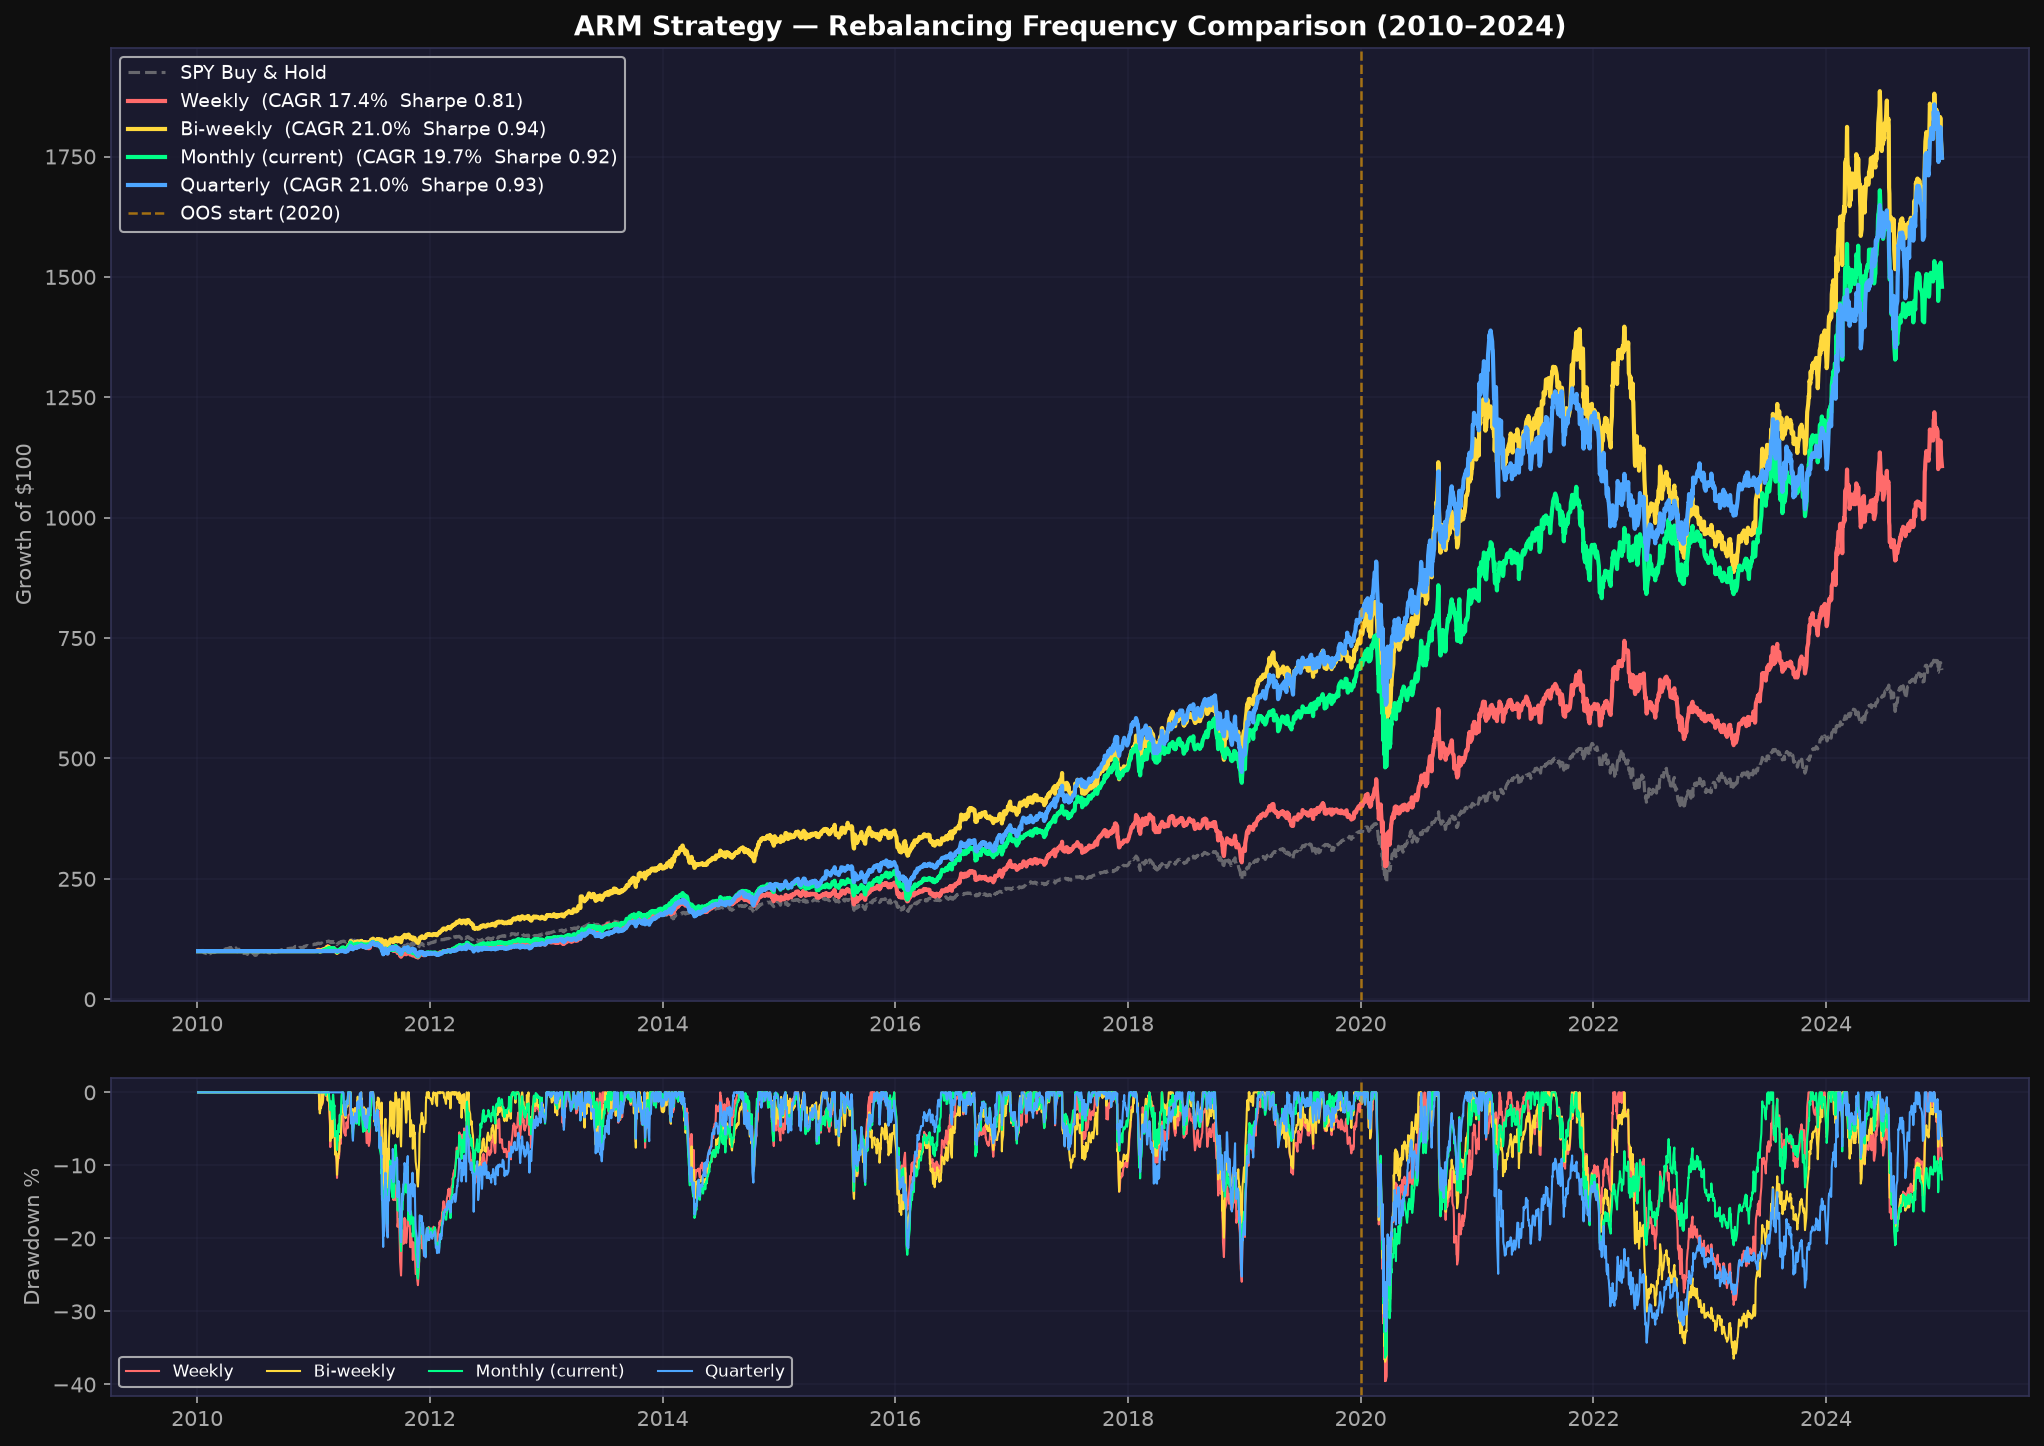

Generate this figure with Python:
"""
ARM Strategy — Rebalancing Frequency Comparison
=================================================
Tests 4 rebalancing frequencies on the same signal logic:
  - Weekly     (~every 5 trading days)
  - Bi-weekly  (~every 10 trading days)
  - Monthly    (month-end)  ← current
  - Quarterly  (quarter-end)

Signals and universe are identical across all four.
Permutation test runs only on the winner to save time.
"""

import warnings
warnings.filterwarnings("ignore")

import numpy as np
import pandas as pd
import yfinance as yf
import matplotlib
matplotlib.use("Agg")
import matplotlib.pyplot as plt
import matplotlib.dates as mdates

from indicators import (
    compute_adx, compute_rsi, compute_bollinger_bands,
    compute_momentum_12_1, compute_volume_ratio,
)

# ── Universe & Config ──────────────────────────────────────────────────────────
UNIVERSE = [
    "AAPL", "MSFT", "NVDA", "AMZN", "GOOGL", "META", "TSLA",
    "AVGO", "AMD",  "QCOM", "TXN",  "INTC",  "MU",   "AMAT", "LRCX", "KLAC", "MRVL",
    "CRM",  "ADBE", "INTU", "NOW",  "ORCL",  "PLTR", "CRWD", "NET",  "DDOG", "ZS",  "SNOW",
    "CSCO", "IBM",  "ACN",
    "JPM",  "BAC",  "GS",   "MS",   "WFC",   "C",
    "V",    "MA",   "AXP",  "BLK",  "BX",    "CME",  "USB",  "COF",
    "UNH",  "CI",   "HUM",  "CVS",
    "JNJ",  "LLY",  "ABBV", "MRK",  "AMGN",  "BMY",  "GILD", "PFE",  "REGN", "VRTX",
    "TMO",  "ISRG", "SYK",  "ZTS",  "ABT",   "DHR",  "MDT",
    "HD",   "MCD",  "SBUX", "NKE",  "BKNG",  "TGT",  "LOW",  "ABNB", "CMG",
    "WMT",  "COST", "PG",   "KO",   "PEP",   "PM",   "MO",   "MDLZ", "CL",
    "CVX",  "XOM",  "OXY",  "COP",  "SLB",
    "CAT",  "DE",   "HON",  "UNP",  "LMT",   "RTX",  "NOC",  "BA",   "EMR",  "GE",
    "VZ",   "T",    "DIS",  "NFLX", "CMCSA",
    "NEE",  "DUK",  "SO",
    "AMT",  "PLD",  "EQIX",
    "F",    "GM",   "PYPL",
]

START           = "2010-01-01"
END             = "2024-12-31"
INITIAL_CAPITAL = 100_000
MAX_POSITIONS   = 10
MOM_SLOTS       = 6
MR_SLOTS        = 4
ADX_TREND       = 25
ADX_RANGE       = 20
RSI_OVERSOLD    = 35
BB_PCT_OVERSOLD = 0.25
VOL_SPIKE       = 1.3
N_PERMS         = 1000


# ── Data Download ──────────────────────────────────────────────────────────────
def download_data():
    print(f"[1/3] Downloading {len(set(UNIVERSE))} stocks...")
    raw = yf.download(list(set(UNIVERSE)), start=START, end=END,
                      auto_adjust=True, progress=True)
    close  = raw["Close"].ffill().dropna(how="all")
    high   = raw["High"].ffill().dropna(how="all")
    low    = raw["Low"].ffill().dropna(how="all")
    volume = raw["Volume"].ffill().dropna(how="all")
    print(f"    [OK] {len(close.columns)} tickers, {len(close)} trading days\n")
    return close, high, low, volume

def download_benchmark():
    spy = yf.download("SPY", start=START, end=END, auto_adjust=True, progress=False)
    return spy["Close"].squeeze() if isinstance(spy.columns, pd.MultiIndex) else spy["Close"]


# ── Signal DB ──────────────────────────────────────────────────────────────────
def build_signal_db(close, high, low, volume):
    print("[2/3] Computing signals...")
    db = {}
    for i, ticker in enumerate(close.columns.tolist()):
        c = close[ticker].dropna()
        h = high[ticker].reindex(c.index)
        l = low[ticker].reindex(c.index)
        v = volume[ticker].reindex(c.index)
        if len(c) < 300:
            continue
        adx_s, plus_di, minus_di = compute_adx(h, l, c)
        rsi_s                    = compute_rsi(c)
        _, _, _, bb_pct          = compute_bollinger_bands(c)
        mom                      = compute_momentum_12_1(c)
        vol_r                    = compute_volume_ratio(v)
        db[ticker] = pd.DataFrame({
            "close": c, "adx": adx_s, "plus_di": plus_di, "minus_di": minus_di,
            "rsi": rsi_s, "bb_pct": bb_pct, "momentum": mom, "vol_ratio": vol_r,
        })
        if (i + 1) % 20 == 0 or (i + 1) == len(close.columns):
            print(f"    {i+1}/{len(close.columns)} tickers processed", end="\r")
    print(f"\n    [OK] Signal DB built for {len(db)} tickers\n")
    return db


# ── Stock Selection ────────────────────────────────────────────────────────────
def select_stocks(date, db):
    rows = []
    for ticker, df in db.items():
        if date not in df.index:
            continue
        r = df.loc[date]
        if r[["adx", "rsi", "bb_pct", "momentum", "vol_ratio"]].isna().any():
            continue
        rows.append({
            "ticker": ticker, "adx": r["adx"], "rsi": r["rsi"],
            "bb_pct": r["bb_pct"], "momentum": r["momentum"],
            "vol_ratio": r["vol_ratio"], "plus_di": r["plus_di"], "minus_di": r["minus_di"],
        })
    if not rows:
        return []
    df_all = pd.DataFrame(rows)

    trending = df_all[df_all["adx"] >= ADX_TREND].copy()
    trending = trending[(trending["plus_di"] > trending["minus_di"]) & (trending["momentum"] > 0)]
    mom_picks = trending.nlargest(MOM_SLOTS, "momentum")["ticker"].tolist() if not trending.empty else []

    if len(mom_picks) < MOM_SLOTS:
        neutral = df_all[
            (df_all["adx"] >= ADX_RANGE) &
            (~df_all["ticker"].isin(mom_picks)) &
            (df_all["momentum"] > 0)
        ]
        mom_picks += neutral.nlargest(MOM_SLOTS - len(mom_picks), "momentum")["ticker"].tolist()

    ranging = df_all[df_all["adx"] < ADX_RANGE].copy()
    mr_candidates = ranging[
        (ranging["rsi"] < RSI_OVERSOLD) &
        (ranging["bb_pct"] < BB_PCT_OVERSOLD) &
        (ranging["vol_ratio"] > VOL_SPIKE) &
        (~ranging["ticker"].isin(mom_picks))
    ]
    mr_picks = mr_candidates.nsmallest(MR_SLOTS, "rsi")["ticker"].tolist() if not mr_candidates.empty else []

    return mom_picks + mr_picks


# ── Rebalance Date Builders ────────────────────────────────────────────────────
def get_rebalance_dates(trading_days, freq):
    if freq == "weekly":
        return set(trading_days[::5])
    elif freq == "biweekly":
        return set(trading_days[::10])
    elif freq == "monthly":
        month_ends = pd.date_range(START, END, freq="ME")
        dates = set()
        for me in month_ends:
            idx = trading_days.searchsorted(me, side="right") - 1
            if 0 <= idx < len(trading_days):
                dates.add(trading_days[idx])
        return dates
    elif freq == "quarterly":
        quarter_ends = pd.date_range(START, END, freq="QE")
        dates = set()
        for qe in quarter_ends:
            idx = trading_days.searchsorted(qe, side="right") - 1
            if 0 <= idx < len(trading_days):
                dates.add(trading_days[idx])
        return dates


# ── Backtest Engine ────────────────────────────────────────────────────────────
def run_backtest(db, close, freq):
    daily_ret_matrix = close.pct_change()
    trading_days     = close.index
    rebalance_dates  = get_rebalance_dates(trading_days, freq)

    holdings   = []
    port_value = INITIAL_CAPITAL
    history    = []

    for i, date in enumerate(trading_days):
        if date in rebalance_dates:
            new = select_stocks(date, db)
            if new:
                holdings = new
        if holdings and i > 0:
            rets = []
            for t in holdings:
                if t in daily_ret_matrix.columns:
                    r = daily_ret_matrix.loc[date, t]
                    if not np.isnan(r):
                        rets.append(r)
            if rets:
                port_value *= (1 + np.mean(rets))
        history.append({"date": date, "value": port_value})

    return pd.DataFrame(history).set_index("date")["value"]


# ── Metrics ────────────────────────────────────────────────────────────────────
def compute_metrics(portfolio, benchmark):
    p_ret = portfolio.pct_change().dropna()
    b_ret = benchmark.pct_change().dropna()
    common = p_ret.index.intersection(b_ret.index)
    p_ret, b_ret = p_ret[common], b_ret[common]

    years      = (portfolio.index[-1] - portfolio.index[0]).days / 365.25
    total_ret  = portfolio.iloc[-1] / portfolio.iloc[0] - 1
    cagr       = (1 + total_ret) ** (1 / years) - 1
    sharpe     = p_ret.mean() / p_ret.std() * np.sqrt(252)
    roll_max   = portfolio.cummax()
    max_dd     = ((portfolio - roll_max) / roll_max).min()
    annual_vol = p_ret.std() * np.sqrt(252)
    downside   = p_ret[p_ret < 0].std() * np.sqrt(252)
    sortino    = cagr / downside if downside > 0 else np.nan

    bench_b    = benchmark.reindex(portfolio.index).ffill()
    bench_ret  = bench_b.iloc[-1] / bench_b.iloc[0] - 1
    bench_cagr = (1 + bench_ret) ** (1 / years) - 1

    monthly_p = portfolio.resample("ME").last().pct_change().dropna()
    win_rate  = (monthly_p > 0).mean()

    # Walk-forward
    split    = pd.Timestamp("2020-01-01")
    in_p     = portfolio[portfolio.index < split]
    out_p    = portfolio[portfolio.index >= split]
    in_b     = bench_b[bench_b.index < split]
    out_b    = bench_b[bench_b.index >= split]

    def period_cagr(p, b):
        y = (p.index[-1] - p.index[0]).days / 365.25
        pc = (p.iloc[-1] / p.iloc[0]) ** (1/y) - 1
        bc = (b.iloc[-1] / b.iloc[0]) ** (1/y) - 1
        return pc, bc

    in_cagr,  in_spy  = period_cagr(in_p,  in_b)
    out_cagr, out_spy = period_cagr(out_p, out_b)

    return {
        "cagr": cagr, "sharpe": sharpe, "sortino": sortino,
        "max_dd": max_dd, "annual_vol": annual_vol, "win_rate": win_rate,
        "alpha": cagr - bench_cagr, "bench_cagr": bench_cagr,
        "in_cagr": in_cagr, "in_spy": in_spy,
        "out_cagr": out_cagr, "out_spy": out_spy,
    }


# ── Permutation Test ───────────────────────────────────────────────────────────
def run_permutation_test(close, db, portfolio, n_sim=N_PERMS):
    print(f"\nRunning permutation test on winner ({n_sim} random portfolios)...", end=" ", flush=True)
    daily_rets = close.pct_change()
    eligible   = [t for t in db if t in close.columns]
    trading_days = close.index
    month_ends   = pd.date_range(START, END, freq="ME")

    rebal_set = set()
    for me in month_ends:
        idx = trading_days.searchsorted(me, side="right") - 1
        if 0 <= idx < len(trading_days):
            rebal_set.add(idx)

    cols       = [c for c in eligible if c in daily_rets.columns]
    ret_matrix = daily_rets[cols].values.astype(float)
    n_tickers  = len(cols)
    n_days     = len(trading_days)
    years      = (trading_days[-1] - trading_days[0]).days / 365.25
    rng        = np.random.default_rng(seed=42)
    rand_cagrs = []

    for _ in range(n_sim):
        port_val = float(INITIAL_CAPITAL)
        held     = rng.choice(n_tickers, size=MAX_POSITIONS, replace=False)
        for i in range(1, n_days):
            if i in rebal_set:
                held = rng.choice(n_tickers, size=MAX_POSITIONS, replace=False)
            day_rets = ret_matrix[i, held]
            valid    = day_rets[~np.isnan(day_rets)]
            if len(valid):
                port_val *= 1.0 + np.mean(valid)
        rand_cagrs.append((port_val / INITIAL_CAPITAL) ** (1 / years) - 1)

    years_total  = (portfolio.index[-1] - portfolio.index[0]).days / 365.25
    arm_cagr     = (portfolio.iloc[-1] / portfolio.iloc[0]) ** (1 / years_total) - 1
    arr          = np.array(rand_cagrs)
    percentile   = (arr < arm_cagr).mean() * 100
    print("done.")
    return percentile, arr, arm_cagr


# ── Plotting ───────────────────────────────────────────────────────────────────
def plot_comparison(portfolios, benchmark, results):
    bench_aligned = benchmark.reindex(list(portfolios.values())[0].index).ffill()

    fig, axes = plt.subplots(2, 1, figsize=(14, 10),
                             gridspec_kw={"height_ratios": [3, 1]})
    fig.patch.set_facecolor("#0f0f0f")
    for ax in axes:
        ax.set_facecolor("#1a1a2e")

    colors = {"weekly": "#ff6b6b", "biweekly": "#ffd93d", "monthly": "#00ff88", "quarterly": "#4da6ff"}
    labels = {"weekly": "Weekly", "biweekly": "Bi-weekly", "monthly": "Monthly (current)", "quarterly": "Quarterly"}

    ax1 = axes[0]
    bench_norm = bench_aligned / bench_aligned.iloc[0] * 100
    ax1.plot(bench_norm.index, bench_norm.values, color="#888888",
             linewidth=1.5, linestyle="--", label="SPY Buy & Hold", alpha=0.7)

    for freq, port in portfolios.items():
        norm = port / port.iloc[0] * 100
        ax1.plot(norm.index, norm.values, color=colors[freq],
                 linewidth=2, label=f"{labels[freq]}  (CAGR {results[freq]['cagr']:.1%}  Sharpe {results[freq]['sharpe']:.2f})")

    ax1.axvline(pd.Timestamp("2020-01-01"), color="#ffaa00",
                linewidth=1.2, linestyle="--", alpha=0.6, label="OOS start (2020)")
    ax1.set_title("ARM Strategy — Rebalancing Frequency Comparison (2010–2024)",
                  color="white", fontsize=13, fontweight="bold")
    ax1.set_ylabel("Growth of $100", color="#aaaaaa")
    ax1.tick_params(colors="#aaaaaa")
    ax1.spines[:].set_color("#333355")
    ax1.grid(alpha=0.15, color="#444466")
    ax1.legend(facecolor="#1a1a2e", labelcolor="white", fontsize=9)
    ax1.xaxis.set_major_formatter(mdates.DateFormatter("%Y"))

    # Drawdown panel
    ax2 = axes[1]
    for freq, port in portfolios.items():
        roll_max = port.cummax()
        dd = (port - roll_max) / roll_max * 100
        ax2.plot(dd.index, dd.values, color=colors[freq], linewidth=1, label=labels[freq])
    ax2.axvline(pd.Timestamp("2020-01-01"), color="#ffaa00",
                linewidth=1.2, linestyle="--", alpha=0.6)
    ax2.set_ylabel("Drawdown %", color="#aaaaaa")
    ax2.tick_params(colors="#aaaaaa")
    ax2.spines[:].set_color("#333355")
    ax2.grid(alpha=0.15, color="#444466")
    ax2.legend(facecolor="#1a1a2e", labelcolor="white", fontsize=8, ncol=4)
    ax2.xaxis.set_major_formatter(mdates.DateFormatter("%Y"))

    plt.tight_layout(pad=2.0)
    plt.savefig("rebalance_comparison.png", dpi=150, bbox_inches="tight", facecolor="#0f0f0f")
    print("    Chart saved -> rebalance_comparison.png\n")


def plot_permutation(rand_cagrs, arm_cagr, spy_cagr, freq_label):
    arr     = np.array(rand_cagrs) * 100
    arm_pct = arm_cagr * 100
    spy_pct = spy_cagr * 100

    fig, ax = plt.subplots(figsize=(12, 5))
    fig.patch.set_facecolor("#0f0f0f")
    ax.set_facecolor("#1a1a2e")

    ax.hist(arr, bins=60, color="#4da6ff", alpha=0.6, edgecolor="none", label="1,000 random portfolios")
    ax.axvline(np.percentile(arr, 95), color="#ffaa00", linewidth=1.5,
               linestyle="--", label=f"95th pct ({np.percentile(arr,95):.1f}%)")
    ax.axvline(spy_pct, color="#aaaaff", linewidth=1.5, linestyle=":", label=f"SPY ({spy_pct:.1f}%)")
    ax.axvline(arm_pct, color="#00ff88", linewidth=2.5, label=f"ARM / {freq_label} ({arm_pct:.1f}%)")

    percentile = (np.array(rand_cagrs) < arm_cagr).mean() * 100
    ax.set_title(f"ARM ({freq_label}) beats {percentile:.1f}% of random portfolios",
                 color="white", fontsize=13, fontweight="bold")
    ax.set_xlabel("CAGR (%)", color="#aaaaaa")
    ax.set_ylabel("Frequency", color="#aaaaaa")
    ax.tick_params(colors="#aaaaaa")
    ax.spines[:].set_color("#333355")
    ax.grid(alpha=0.15, color="#444466", axis="x")
    ax.legend(facecolor="#1a1a2e", labelcolor="white", fontsize=10)

    plt.tight_layout()
    plt.savefig("permutation_winner.png", dpi=150, bbox_inches="tight", facecolor="#0f0f0f")
    print("    Permutation chart saved -> permutation_winner.png\n")


# ── Main ───────────────────────────────────────────────────────────────────────
def main():
    print("\n" + "=" * 60)
    print("   ARM — Rebalancing Frequency Comparison")
    print("=" * 60 + "\n")

    close, high, low, volume = download_data()
    db  = build_signal_db(close, high, low, volume)
    spy = download_benchmark()

    freqs = ["weekly", "biweekly", "monthly", "quarterly"]
    labels = {"weekly": "Weekly", "biweekly": "Bi-weekly", "monthly": "Monthly", "quarterly": "Quarterly"}

    portfolios = {}
    results    = {}

    print("[3/3] Running backtests for all 4 frequencies...\n")
    for freq in freqs:
        print(f"  Testing {labels[freq]}...", end=" ", flush=True)
        port           = run_backtest(db, close, freq)
        m              = compute_metrics(port, spy)
        portfolios[freq] = port
        results[freq]    = m
        print(f"CAGR {m['cagr']:.1%}  Sharpe {m['sharpe']:.2f}  MaxDD {m['max_dd']:.1%}")

    # ── Results Table ──
    print("\n" + "=" * 72)
    print("   RESULTS SUMMARY")
    print("=" * 72)
    print(f"  {'Metric':<28} {'Weekly':>9} {'Bi-weekly':>10} {'Monthly':>9} {'Quarterly':>10}")
    print("  " + "-" * 68)

    rows = [
        ("CAGR",              "cagr",       "{:.1%}"),
        ("Sharpe Ratio",      "sharpe",     "{:.2f}"),
        ("Sortino Ratio",     "sortino",    "{:.2f}"),
        ("Max Drawdown",      "max_dd",     "{:.1%}"),
        ("Annual Volatility", "annual_vol", "{:.1%}"),
        ("Monthly Win Rate",  "win_rate",   "{:.1%}"),
        ("Alpha over SPY",    "alpha",      "{:.1%}"),
    ]
    for label, key, fmt in rows:
        vals = [fmt.format(results[f][key]) for f in freqs]
        print(f"  {label:<28} {vals[0]:>9} {vals[1]:>10} {vals[2]:>9} {vals[3]:>10}")

    print("  " + "-" * 68)
    print(f"  {'IN-SAMPLE CAGR (2010-19)':<28}", end="")
    for f in freqs:
        print(f" {results[f]['in_cagr']:>9.1%}", end="")
    print()
    print(f"  {'OUT-OF-SAMPLE CAGR (2020-24)':<28}", end="")
    for f in freqs:
        print(f" {results[f]['out_cagr']:>9.1%}", end="")
    print()
    print(f"  {'OOS vs SPY ({:.1%})'.format(results['monthly']['out_spy']):<28}", end="")
    for f in freqs:
        beat = "BEAT" if results[f]['out_cagr'] > results[f]['out_spy'] else "MISS"
        print(f" {beat:>9}", end="")
    print()
    print("=" * 72)

    # Pick winner by Sharpe (risk-adjusted, not just raw return)
    winner = max(results, key=lambda f: results[f]["sharpe"])
    print(f"\n  Winner by Sharpe: {labels[winner].upper()}")
    print(f"  (CAGR {results[winner]['cagr']:.1%}  |  Sharpe {results[winner]['sharpe']:.2f}  |  MaxDD {results[winner]['max_dd']:.1%})\n")

    # Permutation test on winner only
    percentile, rand_cagrs, arm_cagr = run_permutation_test(close, db, portfolios[winner])
    spy_b    = spy.reindex(portfolios[winner].index).ffill()
    spy_cagr = (spy_b.iloc[-1] / spy_b.iloc[0]) ** \
               (1 / ((portfolios[winner].index[-1] - portfolios[winner].index[0]).days / 365.25)) - 1

    print(f"\n  Permutation result ({labels[winner]}): beats {percentile:.1f}% of random portfolios", end=" ")
    if percentile >= 95:
        print(f"-> SIGNIFICANT (p < 0.05)")
    elif percentile >= 90:
        print(f"-> LIKELY REAL (p < 0.10)")
    else:
        print(f"-> WEAK")

    print("\nGenerating charts...")
    plot_comparison(portfolios, spy, results)
    plot_permutation(rand_cagrs, arm_cagr, spy_cagr, labels[winner])
    print("Done. Open rebalance_comparison.png and permutation_winner.png\n")


if __name__ == "__main__":
    main()
